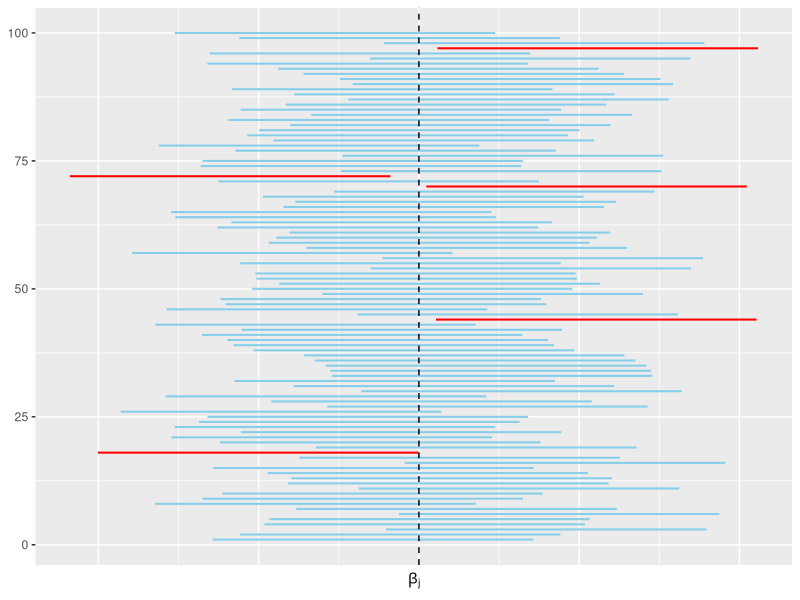
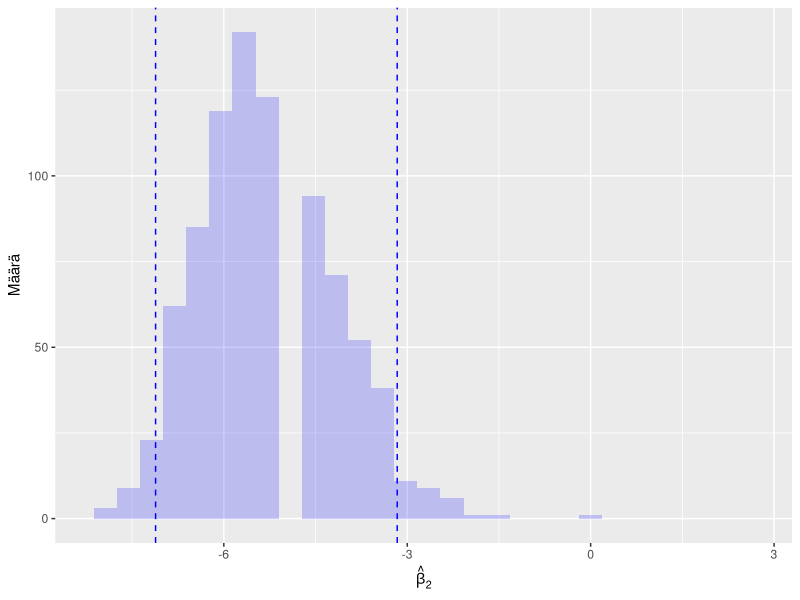
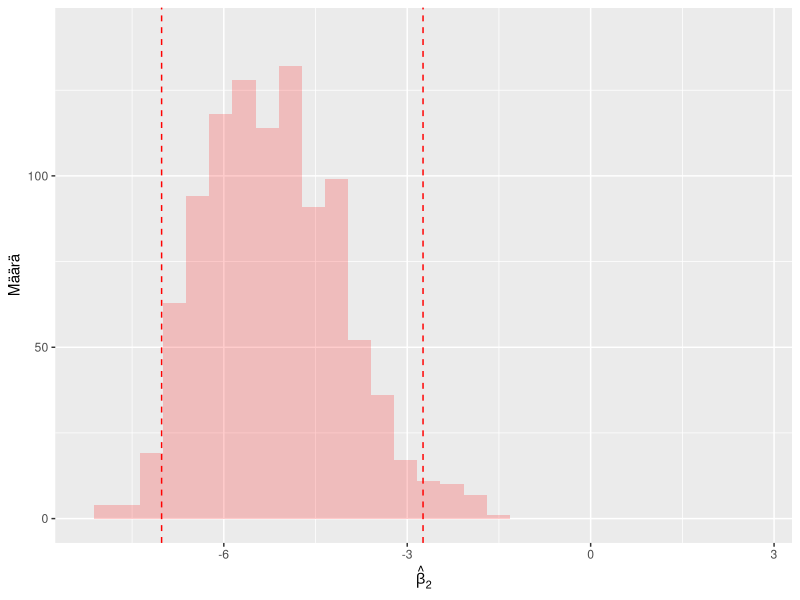
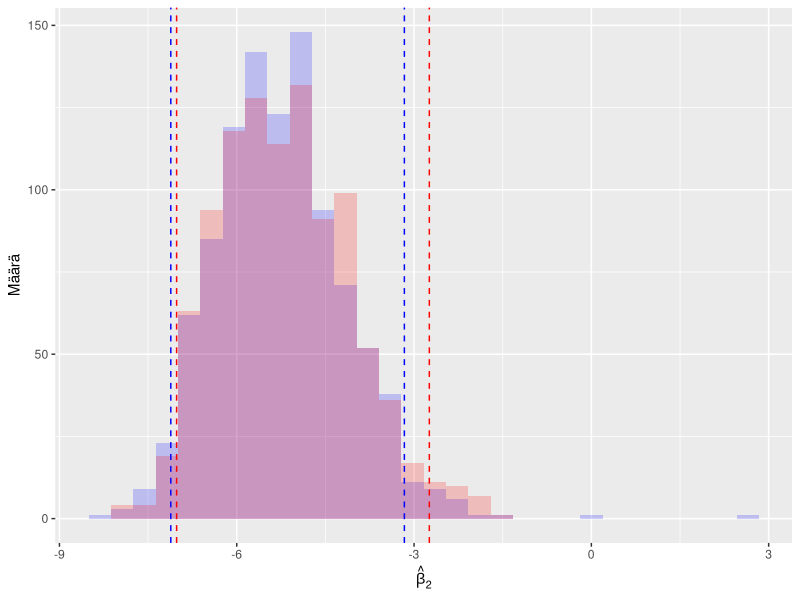

Recreate these plots in R, in order.
## ---- chunk 1
library(ggplot2)
library(dplyr)

set.seed(123)

# Number of confidence intervals
n  <- 100

# Length of the interval
l  <- 2

# Std fro centers such that approximately 95% of the invervals cover zero
sigma <- l / (2 * 1.96)

# Generate centers
centers <- rnorm(n, mean = 0, sd = sigma)

# y-positions just for plotting
yvals <- 1:n

df <- tibble::tibble(
  x_start = centers - l / 2,
  x_end = centers + l / 2,
  y = yvals,
  label = if_else(x_start <= 0 & x_end >= 0, "in", "out")
)

# Check proportion intersecting y-axis
# table(df$label) / n

ggplot(df) +
  geom_segment(aes(x = x_start, xend = x_end, y = y, yend = y, colour = label),
               linewidth = 0.7) +
  geom_vline(xintercept = 0, linetype = "dashed") +
  labs(x = expression(beta[j]), y = NULL) +
  theme(axis.text.x = element_blank(),
        axis.ticks.x=element_blank(),
        legend.position = "none") +
  scale_colour_manual(values = c("in" = "skyblue", "out" = "red"))
  
## ---- chunk 2
sale <- readr::read_csv("data/sales.csv", col_types = "ddd")
set.seed(123)
## ---- chunk 3
sale
## ---- chunk 4
# Fit model
sale_lm <- lm(profit ~ advertisement + price, data = sale)

# Inspect how to pick beta2
names(sale_lm)
sale_lm$coefficients

beta2 <- sale_lm$coefficients[3]
beta2
## ---- chunk 5
n <- nrow(sale)
boot_sample <- sale[sample(1:n, n, replace = TRUE), ]
boot_sample
## ---- chunk 6
# Number of repetitions (including the estimate from the original sample)
m <- 1000

# Sample size
n <- nrow(sale)

# Create a vector for storing all the estimates
beta_boot <- rep(NA, m)

# Compute the parameter estimate from the original sample and store it
sale_lm <- lm(profit ~ advertisement + price, data = sale)
beta_boot[1] <- sale_lm$coefficients[3]


for (i in 2:m) {
  # Construct the ith bootstrap sample and formulate the corresponding
  # linear regression model
  boot_sample <- sale[sample(1:n, n, replace = TRUE), ]
  boot_lm <- lm(profit ~ advertisement + price, data = boot_sample)
  
  # Compute the parameter estimate from the bootsrap sample and store it
  beta_boot[i] <- boot_lm$coefficients[3]
}
## ---- chunk 7
head(beta_boot)
## ---- chunk 8
alpha <- 0.05
boot_ci <- quantile(beta_boot, probs = c(alpha / 2, 1 - alpha / 2))
boot_ci
## ---- chunk 9
library(tidyr)
beta_boot2 <- rep(NA, m)
beta_boot2[1] <- beta_boot[1]

for (i in 2:m) {
  boot_sample <- sale[sample(1:n, n, replace = TRUE), ]
  boot_lm <- lm(profit ~ advertisement + price, data = boot_sample)
  beta_boot2[i] <- boot_lm$coefficients[3]
}

boot_ci2 <- quantile(beta_boot2, probs = c(alpha / 2, 1 - alpha / 2))

df <- tibble::tibble(boot1 = beta_boot, boot2 = beta_boot2) |>
  pivot_longer(everything(), names_to = "boot", values_to = "beta") |>
  mutate(boot = factor(boot))

xlims <- range(df$beta)

par(mar = c(4, 4, .1, .1))
df |>
  filter(boot == "boot1") |>
  ggplot(aes(x = beta)) +
  geom_histogram(position = "identity", alpha = 0.2, fill = "blue") +
  geom_vline(xintercept = boot_ci, linetype = "dashed", color = "blue") +
  ylab("Määrä") +
  xlab(expression(hat(beta)[2])) +
  xlim(xlims[1], xlims[2]) +
  ylim(0, 142)

df |>
  filter(boot == "boot2") |>
  ggplot(aes(x = beta)) +
  geom_histogram(position = "identity", alpha = 0.2, fill = "red") +
  geom_vline(xintercept = boot_ci2, linetype = "dashed", color = "red") +
  ylab("Määrä") +
  xlab(expression(hat(beta)[2])) +
  xlim(xlims[1], xlims[2]) +
  ylim(0, 142)
## ---- chunk 10
ggplot(df, aes(x = beta, fill = boot)) +
  geom_histogram(position = "identity", alpha = 0.2) +
  geom_vline(xintercept = boot_ci, linetype = "dashed", color = "blue") +
  geom_vline(xintercept = boot_ci2, linetype = "dashed", color = "red") +
  scale_fill_manual(values = c("boot1" = "blue", "boot2" = "red")) +
  ylab("Määrä") +
  xlab(expression(hat(beta)[2])) +
  theme(legend.position = "none")
